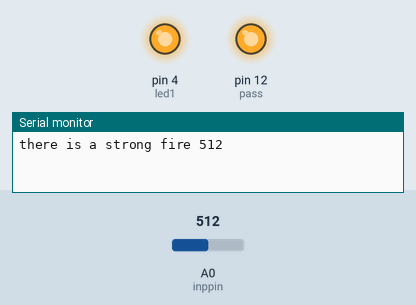
The sketch below on a simulated Arduino Uno, built with avr-gcc and run on an emulated ATmega328P. Parts: output pins drawn as LEDs (lit = HIGH), the last lines printed to the serial monitor. Dashed ring = blinking. The inputs (shaded band) are chosen by the test bench; at power-on: A0 (inppin) = 512.

Above: at 1.9 s.
2.0 s: A0 (inppin) set to 485
At 3.2 s:
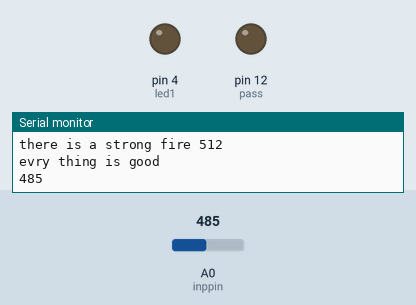
3.6 s: A0 (inppin) set to 509
At 4.9 s:
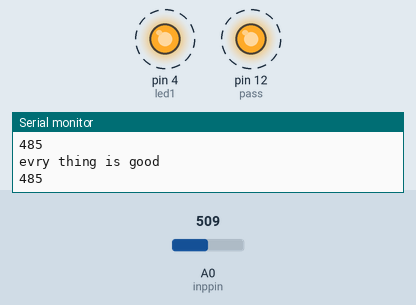
7.9 s: A0 (inppin) set to 490
At 9.4 s:
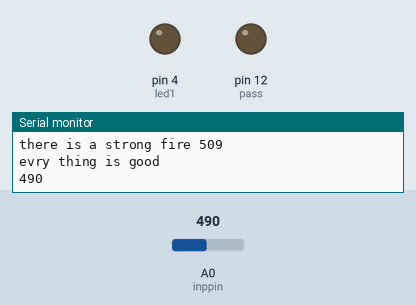
10.0 s: A0 (inppin) set to 510
At 11.1 s:
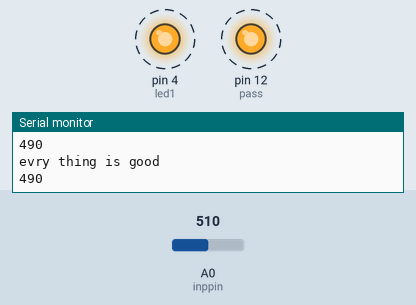
Timing chart, 0 to 15.3 s (numbered marks = the images above; inputs shaded):
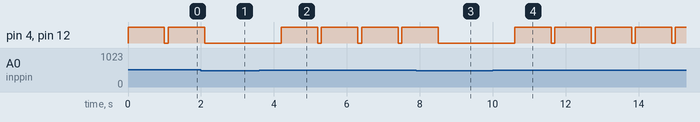

The sketch:

________________.ino
```cpp
int led1 = 4 ;

int pass = 12;
int inppin=A0;
int sens =0;
void setup() {
  pinMode(led1, OUTPUT);
    pinMode(pass, OUTPUT);
 // pinMode(led2, OUTPUT);
 // pinMode(led3, OUTPUT);

  pinMode(inppin, INPUT);
Serial.begin(9600);
  // put your setup code here, to run once:

}

void loop() {
  sens = analogRead(inppin);
  // digitalWrite(led2 , LOW);
   digitalWrite(led1 , LOW );
  // digitalWrite(led3 , LOW);
   digitalWrite(pass , LOW);

if(sens >=500)
{    // Serial.print("there is a strong fire = ");
     // Serial.println(sens);
   digitalWrite(pass , HIGH );
   digitalWrite(led1 , HIGH );
   delay(1000);
   digitalWrite(pass , LOW );
   digitalWrite(led1 , LOW );
   delay(100);
      Serial.print("there is a strong fire ");
      Serial.println(sens);

  //    digitalWrite(led2 , LOW);
  // digitalWrite(led3 , LOW);

   //لاوم يكون الباقي متعرفكلو

}

//if(sens <800 and sens>=500)
//{    // Serial.print("there is a strong fire = ");
     // Serial.println(sens);
 //  digitalWrite(pass , HIGH );
  // digitalWrite(led2 , HIGH );
   //delay(1000);
   //digitalWrite(pass , LOW );
   //digitalWrite(led2 , LOW );
   //delay(100);
     // digitalWrite(led1, LOW);
   //digitalWrite(led3 , LOW);


if(sens <= 499){
  Serial.println("evry thing is good ");
Serial.println(sens);
delay(1000);
      //Serial.println(sens);
   digitalWrite(pass , 0);
//   digitalWrite(led3 , 0 );
  // delay(1000);
  // digitalWrite(pass , LOW );
 //  digitalWrite(led3 , LOW );
 //  delay(100);
    //  digitalWrite(led1 , LOW);
  // digitalWrite(led2 , LOW);

}

}
```

Measured:
- the behaviour switches between 500 and 499 on A0 (inppin) (found by bisection; images 0 and 1)
- after the input at 2.0 s, pin 4 (led1), pin 12 (pass): goes on until 2.1 s, then stays LOW
- after the input at 3.6 s, pin 4 (led1), pin 12 (pass): alternates HIGH for 1.0 s and LOW for 0.10 s, starting after 0.60 s
- after the input at 7.9 s, pin 4 (led1), pin 12 (pass): goes on until 8.5 s, then stays LOW
- after the input at 10.0 s, pin 4 (led1), pin 12 (pass): alternates HIGH for 1.0 s and LOW for 0.10 s, starting after 0.61 s
